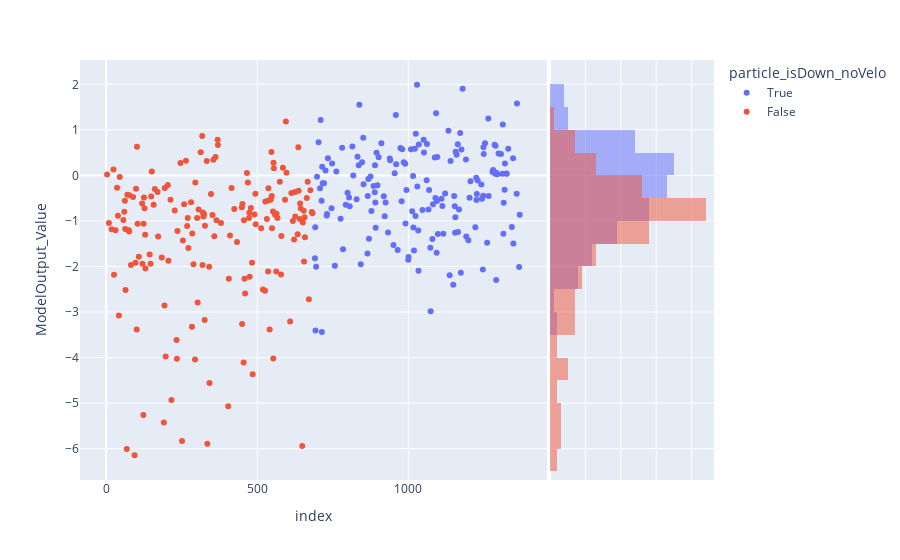

Source (notebook cell):
### Code cell
#TestData
px.scatter(test_data,y='ModelOutput_Value',color='particle_isDown_noVelo',marginal_y='histogram')

### Figure 1 — Plotly figure (JSON) as saved in the notebook; plotly's stock layout.template omitted (floating-point values rounded to 4 significant figures; data arrays with more than 128 entries replaced by an {"elided": "..."} marker saying what was removed)
{"data": [{"hovertemplate": "particle_isDown_noVelo=True<br>index=%{x}<br>ModelOutput_Value=%{y}<extra></extra>", "legendgroup": "True", "marker": {"color": "#636efa", "symbol": "circle"}, "mode": "markers", "name": "True", "orientation": "v", "showlegend": true, "type": "scatter", "x": {"elided": "171 int values"}, "xaxis": "x", "y": {"elided": "171 float values"}, "yaxis": "y"}, {"alignmentgroup": "True", "bingroup": "y", "hovertemplate": "particle_isDown_noVelo=True<br>ModelOutput_Value=%{y}<br>count=%{x}<extra></extra>", "legendgroup": "True", "marker": {"color": "#636efa"}, "name": "True", "offsetgroup": "True", "opacity": 0.5, "showlegend": false, "type": "histogram", "xaxis": "x2", "y": {"elided": "171 float values"}, "yaxis": "y2"}, {"hovertemplate": "particle_isDown_noVelo=False<br>index=%{x}<br>ModelOutput_Value=%{y}<extra></extra>", "legendgroup": "False", "marker": {"color": "#EF553B", "symbol": "circle"}, "mode": "markers", "name": "False", "orientation": "v", "showlegend": true, "type": "scatter", "x": {"elided": "172 int values"}, "xaxis": "x", "y": {"elided": "172 float values"}, "yaxis": "y"}, {"alignmentgroup": "True", "bingroup": "y", "hovertemplate": "particle_isDown_noVelo=False<br>ModelOutput_Value=%{y}<br>count=%{x}<extra></extra>", "legendgroup": "False", "marker": {"color": "#EF553B"}, "name": "False", "offsetgroup": "False", "opacity": 0.5, "showlegend": false, "type": "histogram", "xaxis": "x2", "y": {"elided": "172 float values"}, "yaxis": "y2"}], "layout": {"barmode": "overlay", "legend": {"title": {"text": "particle_isDown_noVelo"}, "tracegroupgap": 0}, "margin": {"t": 60}, "xaxis": {"anchor": "y", "domain": [0, 0.7363], "title": {"text": "index"}}, "xaxis2": {"anchor": "y2", "domain": [0.7413, 1], "matches": "x2", "showgrid": true, "showline": false, "showticklabels": false, "ticks": ""}, "yaxis": {"anchor": "x", "domain": [0, 1], "title": {"text": "ModelOutput_Value"}}, "yaxis2": {"anchor": "x2", "domain": [0, 1], "matches": "y", "showgrid": true, "showticklabels": false}}}
